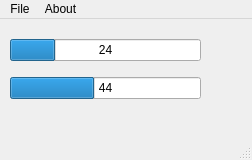
<?xml version="1.0" encoding="UTF-8"?>
<ui version="4.0">
 <class>MainWindow</class>
 <widget class="QMainWindow" name="MainWindow">
  <property name="geometry">
   <rect>
    <x>0</x>
    <y>0</y>
    <width>252</width>
    <height>160</height>
   </rect>
  </property>
  <property name="sizePolicy">
   <sizepolicy hsizetype="Minimum" vsizetype="Minimum">
    <horstretch>0</horstretch>
    <verstretch>0</verstretch>
   </sizepolicy>
  </property>
  <property name="acceptDrops">
   <bool>false</bool>
  </property>
  <property name="windowTitle">
   <string>pBreak</string>
  </property>
  <widget class="QWidget" name="centralwidget">
   <widget class="QWidget" name="verticalLayoutWidget">
    <property name="geometry">
     <rect>
      <x>10</x>
      <y>10</y>
      <width>191</width>
      <height>81</height>
     </rect>
    </property>
    <layout class="QVBoxLayout" name="verticalLayout">
     <item>
      <widget class="QProgressBar" name="shortBreakBar">
       <property name="value">
        <number>24</number>
       </property>
       <property name="textVisible">
        <bool>true</bool>
       </property>
       <property name="format">
        <string>%p</string>
       </property>
      </widget>
     </item>
     <item>
      <widget class="QProgressBar" name="longBreakBar">
       <property name="value">
        <number>44</number>
       </property>
       <property name="format">
        <string>%p</string>
       </property>
      </widget>
     </item>
    </layout>
   </widget>
  </widget>
  <widget class="QMenuBar" name="menubar">
   <property name="geometry">
    <rect>
     <x>0</x>
     <y>0</y>
     <width>252</width>
     <height>26</height>
    </rect>
   </property>
   <widget class="QMenu" name="menupBreak">
    <property name="title">
     <string>File</string>
    </property>
   </widget>
   <widget class="QMenu" name="menubout">
    <property name="title">
     <string>About</string>
    </property>
   </widget>
   <addaction name="menupBreak"/>
   <addaction name="menubout"/>
  </widget>
  <widget class="QStatusBar" name="statusbar"/>
 </widget>
 <resources/>
 <connections/>
</ui>
